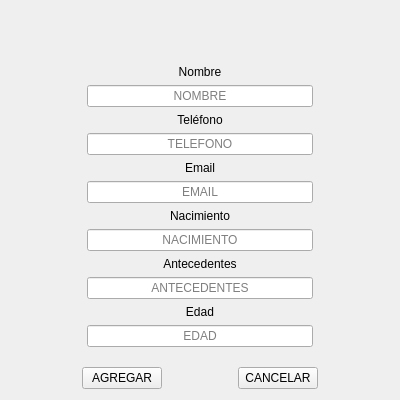
<?xml version="1.0" encoding="UTF-8"?>
<ui version="4.0">
 <class>Agregar_Paciente</class>
 <widget class="QDialog" name="Agregar_Paciente">
  <property name="geometry">
   <rect>
    <x>0</x>
    <y>0</y>
    <width>400</width>
    <height>400</height>
   </rect>
  </property>
  <property name="windowTitle">
   <string>Dialog</string>
  </property>
  <layout class="QGridLayout" name="gridLayout_6">
   <item row="0" column="0">
    <layout class="QGridLayout" name="gridLayout" rowstretch="0,0,0,0,0,0">
     <item row="3" column="0">
      <layout class="QGridLayout" name="gridLayout_3" columnstretch="1,3,1">
       <item row="5" column="1">
        <layout class="QGridLayout" name="gridLayout_13">
         <item row="0" column="0">
          <widget class="QLabel" name="label_8">
           <property name="text">
            <string>Edad</string>
           </property>
           <property name="alignment">
            <set>Qt::AlignmentFlag::AlignCenter</set>
           </property>
          </widget>
         </item>
         <item row="1" column="0">
          <widget class="QLineEdit" name="EDAD">
           <property name="sizePolicy">
            <sizepolicy hsizetype="Preferred" vsizetype="Preferred">
             <horstretch>0</horstretch>
             <verstretch>0</verstretch>
            </sizepolicy>
           </property>
           <property name="alignment">
            <set>Qt::AlignmentFlag::AlignCenter</set>
           </property>
           <property name="placeholderText">
            <string>EDAD</string>
           </property>
          </widget>
         </item>
        </layout>
       </item>
       <item row="3" column="1">
        <layout class="QGridLayout" name="gridLayout_11">
         <item row="0" column="0">
          <widget class="QLabel" name="label_6">
           <property name="text">
            <string>Nacimiento</string>
           </property>
           <property name="alignment">
            <set>Qt::AlignmentFlag::AlignCenter</set>
           </property>
          </widget>
         </item>
         <item row="1" column="0">
          <widget class="QLineEdit" name="NACIMIENTO">
           <property name="sizePolicy">
            <sizepolicy hsizetype="Preferred" vsizetype="Preferred">
             <horstretch>0</horstretch>
             <verstretch>0</verstretch>
            </sizepolicy>
           </property>
           <property name="text">
            <string/>
           </property>
           <property name="alignment">
            <set>Qt::AlignmentFlag::AlignCenter</set>
           </property>
           <property name="placeholderText">
            <string>NACIMIENTO</string>
           </property>
          </widget>
         </item>
        </layout>
       </item>
       <item row="4" column="1">
        <layout class="QGridLayout" name="gridLayout_12">
         <item row="0" column="0">
          <widget class="QLabel" name="label_7">
           <property name="text">
            <string>Antecedentes</string>
           </property>
           <property name="alignment">
            <set>Qt::AlignmentFlag::AlignCenter</set>
           </property>
          </widget>
         </item>
         <item row="1" column="0">
          <widget class="QLineEdit" name="ANTECEDENTES">
           <property name="sizePolicy">
            <sizepolicy hsizetype="Preferred" vsizetype="Preferred">
             <horstretch>0</horstretch>
             <verstretch>0</verstretch>
            </sizepolicy>
           </property>
           <property name="alignment">
            <set>Qt::AlignmentFlag::AlignCenter</set>
           </property>
           <property name="placeholderText">
            <string>ANTECEDENTES</string>
           </property>
          </widget>
         </item>
        </layout>
       </item>
       <item row="0" column="2">
        <spacer name="horizontalSpacer_2">
         <property name="orientation">
          <enum>Qt::Orientation::Horizontal</enum>
         </property>
         <property name="sizeHint" stdset="0">
          <size>
           <width>40</width>
           <height>20</height>
          </size>
         </property>
        </spacer>
       </item>
       <item row="0" column="1">
        <layout class="QGridLayout" name="gridLayout_7">
         <item row="2" column="1">
          <widget class="QLineEdit" name="NOMBRE">
           <property name="sizePolicy">
            <sizepolicy hsizetype="Preferred" vsizetype="Preferred">
             <horstretch>0</horstretch>
             <verstretch>0</verstretch>
            </sizepolicy>
           </property>
           <property name="inputMethodHints">
            <set>Qt::InputMethodHint::ImhHiddenText|Qt::InputMethodHint::ImhNoAutoUppercase|Qt::InputMethodHint::ImhNoPredictiveText|Qt::InputMethodHint::ImhSensitiveData</set>
           </property>
           <property name="alignment">
            <set>Qt::AlignmentFlag::AlignCenter</set>
           </property>
           <property name="placeholderText">
            <string>NOMBRE</string>
           </property>
          </widget>
         </item>
         <item row="1" column="1">
          <widget class="QLabel" name="label_3">
           <property name="text">
            <string>Nombre</string>
           </property>
           <property name="alignment">
            <set>Qt::AlignmentFlag::AlignCenter</set>
           </property>
          </widget>
         </item>
        </layout>
       </item>
       <item row="0" column="0">
        <spacer name="horizontalSpacer">
         <property name="orientation">
          <enum>Qt::Orientation::Horizontal</enum>
         </property>
         <property name="sizeHint" stdset="0">
          <size>
           <width>40</width>
           <height>20</height>
          </size>
         </property>
        </spacer>
       </item>
       <item row="1" column="1">
        <layout class="QGridLayout" name="gridLayout_4">
         <item row="1" column="1">
          <widget class="QLineEdit" name="TELEFONO">
           <property name="inputMethodHints">
            <set>Qt::InputMethodHint::ImhHiddenText|Qt::InputMethodHint::ImhNoAutoUppercase|Qt::InputMethodHint::ImhNoPredictiveText|Qt::InputMethodHint::ImhSensitiveData</set>
           </property>
           <property name="alignment">
            <set>Qt::AlignmentFlag::AlignCenter</set>
           </property>
           <property name="placeholderText">
            <string>TELEFONO</string>
           </property>
          </widget>
         </item>
         <item row="0" column="1">
          <widget class="QLabel" name="label_4">
           <property name="text">
            <string>Teléfono</string>
           </property>
           <property name="alignment">
            <set>Qt::AlignmentFlag::AlignCenter</set>
           </property>
          </widget>
         </item>
        </layout>
       </item>
       <item row="2" column="1">
        <layout class="QGridLayout" name="gridLayout_8">
         <item row="1" column="1">
          <widget class="QLabel" name="label_5">
           <property name="text">
            <string>Email</string>
           </property>
           <property name="alignment">
            <set>Qt::AlignmentFlag::AlignCenter</set>
           </property>
          </widget>
         </item>
         <item row="2" column="1">
          <widget class="QLineEdit" name="EMAIL">
           <property name="sizePolicy">
            <sizepolicy hsizetype="Preferred" vsizetype="Preferred">
             <horstretch>0</horstretch>
             <verstretch>0</verstretch>
            </sizepolicy>
           </property>
           <property name="inputMethodHints">
            <set>Qt::InputMethodHint::ImhHiddenText|Qt::InputMethodHint::ImhNoAutoUppercase|Qt::InputMethodHint::ImhNoPredictiveText|Qt::InputMethodHint::ImhSensitiveData</set>
           </property>
           <property name="text">
            <string/>
           </property>
           <property name="alignment">
            <set>Qt::AlignmentFlag::AlignCenter</set>
           </property>
           <property name="placeholderText">
            <string>EMAIL</string>
           </property>
          </widget>
         </item>
        </layout>
       </item>
      </layout>
     </item>
     <item row="4" column="0">
      <spacer name="verticalSpacer">
       <property name="orientation">
        <enum>Qt::Orientation::Vertical</enum>
       </property>
       <property name="sizeHint" stdset="0">
        <size>
         <width>20</width>
         <height>40</height>
        </size>
       </property>
      </spacer>
     </item>
     <item row="5" column="0">
      <layout class="QGridLayout" name="gridLayout_2" columnstretch="0,0,0,0,0">
       <item row="0" column="1">
        <widget class="QPushButton" name="AGREGAR">
         <property name="contextMenuPolicy">
          <enum>Qt::ContextMenuPolicy::DefaultContextMenu</enum>
         </property>
         <property name="text">
          <string>AGREGAR</string>
         </property>
         <property name="autoDefault">
          <bool>false</bool>
         </property>
        </widget>
       </item>
       <item row="0" column="3">
        <widget class="QPushButton" name="CANCELAR">
         <property name="text">
          <string>CANCELAR</string>
         </property>
         <property name="autoDefault">
          <bool>false</bool>
         </property>
        </widget>
       </item>
       <item row="0" column="0">
        <spacer name="horizontalSpacer_5">
         <property name="orientation">
          <enum>Qt::Orientation::Horizontal</enum>
         </property>
         <property name="sizeHint" stdset="0">
          <size>
           <width>40</width>
           <height>20</height>
          </size>
         </property>
        </spacer>
       </item>
       <item row="0" column="4">
        <spacer name="horizontalSpacer_4">
         <property name="orientation">
          <enum>Qt::Orientation::Horizontal</enum>
         </property>
         <property name="sizeHint" stdset="0">
          <size>
           <width>40</width>
           <height>20</height>
          </size>
         </property>
        </spacer>
       </item>
       <item row="0" column="2">
        <spacer name="horizontalSpacer_3">
         <property name="orientation">
          <enum>Qt::Orientation::Horizontal</enum>
         </property>
         <property name="sizeHint" stdset="0">
          <size>
           <width>40</width>
           <height>20</height>
          </size>
         </property>
        </spacer>
       </item>
      </layout>
     </item>
     <item row="1" column="0">
      <layout class="QGridLayout" name="gridLayout_5">
       <item row="0" column="0">
        <widget class="QLabel" name="label">
         <property name="sizePolicy">
          <sizepolicy hsizetype="Preferred" vsizetype="Preferred">
           <horstretch>0</horstretch>
           <verstretch>0</verstretch>
          </sizepolicy>
         </property>
         <property name="maximumSize">
          <size>
           <width>50</width>
           <height>50</height>
          </size>
         </property>
         <property name="text">
          <string/>
         </property>
         <property name="pixmap">
          <pixmap resource="RECURSOS.qrc">:/IMAGENES/IMAGENES/LOGOS/Logo con fondo gris.png</pixmap>
         </property>
         <property name="scaledContents">
          <bool>true</bool>
         </property>
        </widget>
       </item>
       <item row="1" column="0">
        <widget class="QLabel" name="label_2">
         <property name="text">
          <string/>
         </property>
        </widget>
       </item>
      </layout>
     </item>
     <item row="2" column="0">
      <spacer name="verticalSpacer_2">
       <property name="orientation">
        <enum>Qt::Orientation::Vertical</enum>
       </property>
       <property name="sizeHint" stdset="0">
        <size>
         <width>20</width>
         <height>40</height>
        </size>
       </property>
      </spacer>
     </item>
    </layout>
   </item>
  </layout>
 </widget>
 <resources>
  <include location="RECURSOS.qrc"/>
 </resources>
 <connections/>
</ui>
